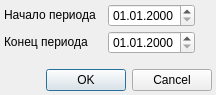
<?xml version="1.0" encoding="UTF-8"?>
<ui version="4.0">
 <class>ReportF1SetupDialog</class>
 <widget class="QDialog" name="ReportF1SetupDialog">
  <property name="geometry">
   <rect>
    <x>0</x>
    <y>0</y>
    <width>216</width>
    <height>95</height>
   </rect>
  </property>
  <property name="windowTitle">
   <string>Dialog</string>
  </property>
  <layout class="QGridLayout" name="gridLayout">
   <property name="margin">
    <number>4</number>
   </property>
   <property name="spacing">
    <number>4</number>
   </property>
   <item row="0" column="0">
    <widget class="QLabel" name="lblbegDate">
     <property name="sizePolicy">
      <sizepolicy hsizetype="Fixed" vsizetype="Maximum">
       <horstretch>0</horstretch>
       <verstretch>0</verstretch>
      </sizepolicy>
     </property>
     <property name="minimumSize">
      <size>
       <width>100</width>
       <height>0</height>
      </size>
     </property>
     <property name="text">
      <string>Начало периода</string>
     </property>
    </widget>
   </item>
   <item row="0" column="1">
    <widget class="QDateEdit" name="edtBegDate">
     <property name="sizePolicy">
      <sizepolicy hsizetype="Maximum" vsizetype="Fixed">
       <horstretch>0</horstretch>
       <verstretch>0</verstretch>
      </sizepolicy>
     </property>
     <property name="displayFormat">
      <string>dd.MM.yyyy</string>
     </property>
    </widget>
   </item>
   <item row="0" column="2">
    <spacer name="horizontalSpacer">
     <property name="orientation">
      <enum>Qt::Horizontal</enum>
     </property>
     <property name="sizeHint" stdset="0">
      <size>
       <width>1</width>
       <height>20</height>
      </size>
     </property>
    </spacer>
   </item>
   <item row="1" column="0">
    <widget class="QLabel" name="lblEndDate">
     <property name="sizePolicy">
      <sizepolicy hsizetype="Fixed" vsizetype="Maximum">
       <horstretch>0</horstretch>
       <verstretch>0</verstretch>
      </sizepolicy>
     </property>
     <property name="minimumSize">
      <size>
       <width>100</width>
       <height>0</height>
      </size>
     </property>
     <property name="text">
      <string>Конец периода</string>
     </property>
    </widget>
   </item>
   <item row="1" column="1">
    <widget class="QDateEdit" name="edtEndDate">
     <property name="sizePolicy">
      <sizepolicy hsizetype="Maximum" vsizetype="Fixed">
       <horstretch>0</horstretch>
       <verstretch>0</verstretch>
      </sizepolicy>
     </property>
     <property name="displayFormat">
      <string>dd.MM.yyyy</string>
     </property>
    </widget>
   </item>
   <item row="1" column="2">
    <spacer name="horizontalSpacer_2">
     <property name="orientation">
      <enum>Qt::Horizontal</enum>
     </property>
     <property name="sizeHint" stdset="0">
      <size>
       <width>1</width>
       <height>20</height>
      </size>
     </property>
    </spacer>
   </item>
   <item row="2" column="0">
    <spacer name="verticalSpacer">
     <property name="orientation">
      <enum>Qt::Vertical</enum>
     </property>
     <property name="sizeHint" stdset="0">
      <size>
       <width>20</width>
       <height>40</height>
      </size>
     </property>
    </spacer>
   </item>
   <item row="3" column="0" colspan="3">
    <widget class="QDialogButtonBox" name="buttonBox">
     <property name="orientation">
      <enum>Qt::Horizontal</enum>
     </property>
     <property name="standardButtons">
      <set>QDialogButtonBox::Cancel|QDialogButtonBox::Ok</set>
     </property>
    </widget>
   </item>
  </layout>
 </widget>
 <resources/>
 <connections>
  <connection>
   <sender>buttonBox</sender>
   <signal>accepted()</signal>
   <receiver>ReportF1SetupDialog</receiver>
   <slot>accept()</slot>
   <hints>
    <hint type="sourcelabel">
     <x>248</x>
     <y>254</y>
    </hint>
    <hint type="destinationlabel">
     <x>157</x>
     <y>274</y>
    </hint>
   </hints>
  </connection>
  <connection>
   <sender>buttonBox</sender>
   <signal>rejected()</signal>
   <receiver>ReportF1SetupDialog</receiver>
   <slot>reject()</slot>
   <hints>
    <hint type="sourcelabel">
     <x>316</x>
     <y>260</y>
    </hint>
    <hint type="destinationlabel">
     <x>286</x>
     <y>274</y>
    </hint>
   </hints>
  </connection>
 </connections>
</ui>
